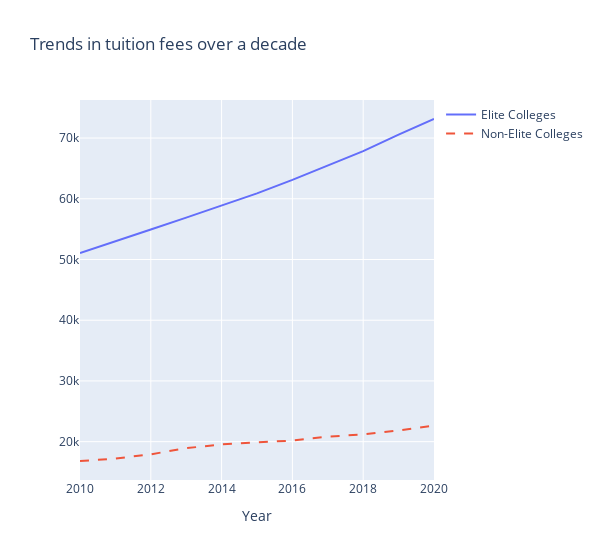

Source (notebook cell):
### Code cell
# Plot the application rates
trace1 = go.Scatter(x=year, y=costTier1, mode="lines", name="Elite Colleges")
trace2 = go.Scatter(x=year, y=costTier2, mode="lines", name="Non-Elite Colleges", line=dict(dash='dash'))

fig = go.Figure(data=[trace1, trace2])
fig.update_layout(
    width=600,
    xaxis=dict(title="Year"),
    yaxis=dict(title=""),
    title="Trends in tuition fees over a decade"
)
fig.show()

### Figure 1 — Plotly figure (JSON) as saved in the notebook; plotly's stock layout.template omitted (floating-point values rounded to 4 significant figures)
{"data": [{"mode": "lines", "name": "Elite Colleges", "type": "scatter", "x": [2010, 2011, 2012, 2013, 2014, 2015, 2016, 2017, 2018, 2019, 2020], "y": [51080.0, 52949, 54930.0, 56900.0, 58840.0, 60900.0, 63100.0, 65430.0, 67840.0, 70550.0, 73140.0]}, {"line": {"dash": "dash"}, "mode": "lines", "name": "Non-Elite Colleges", "type": "scatter", "x": [2010, 2011, 2012, 2013, 2014, 2015, 2016, 2017, 2018, 2019, 2020], "y": [16810.0, 17210.0, 17920.0, 18920.0, 19550.0, 19890.0, 20190.0, 20820.0, 21207, 21850.0, 22640.0]}], "layout": {"title": {"text": "Trends in tuition fees over a decade"}, "width": 600, "xaxis": {"title": {"text": "Year"}}, "yaxis": {"title": {"text": ""}}}}
